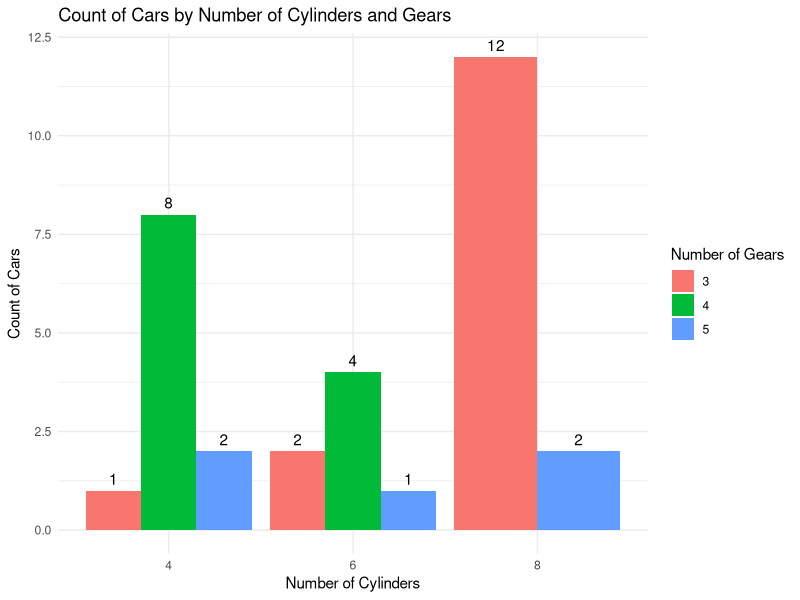
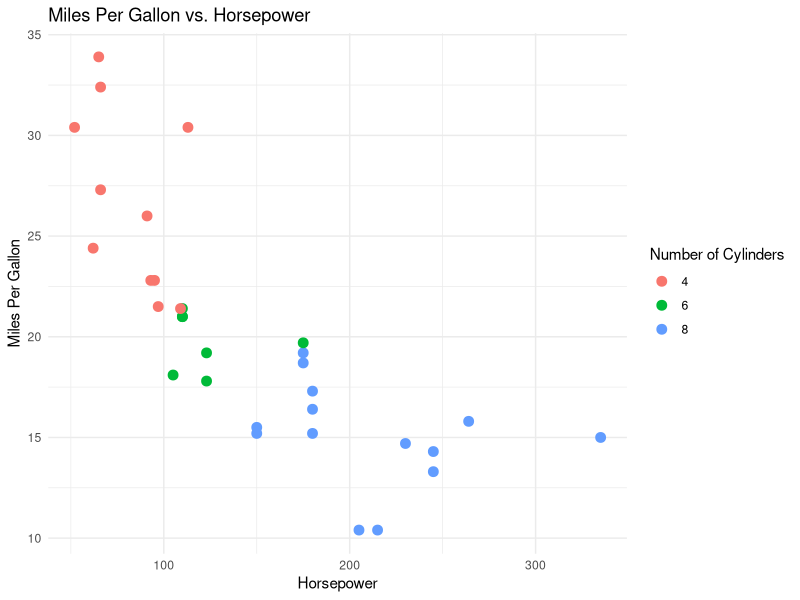
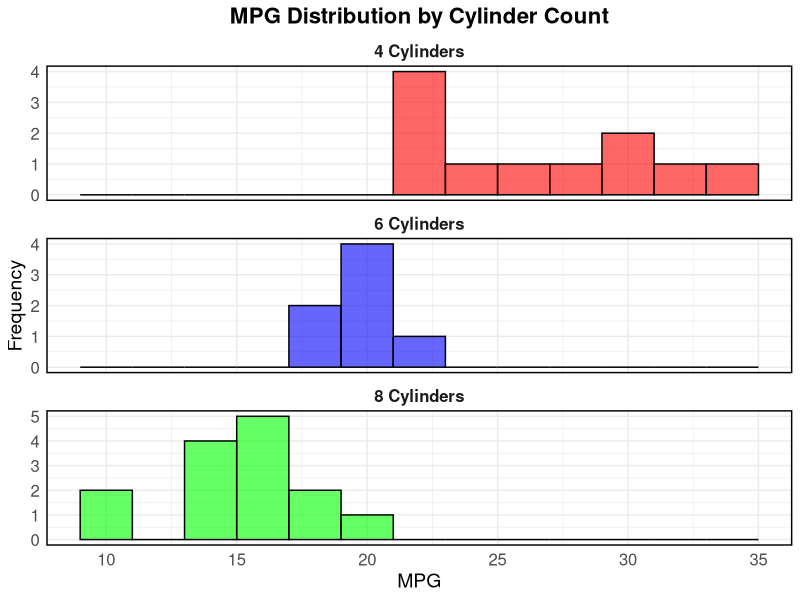
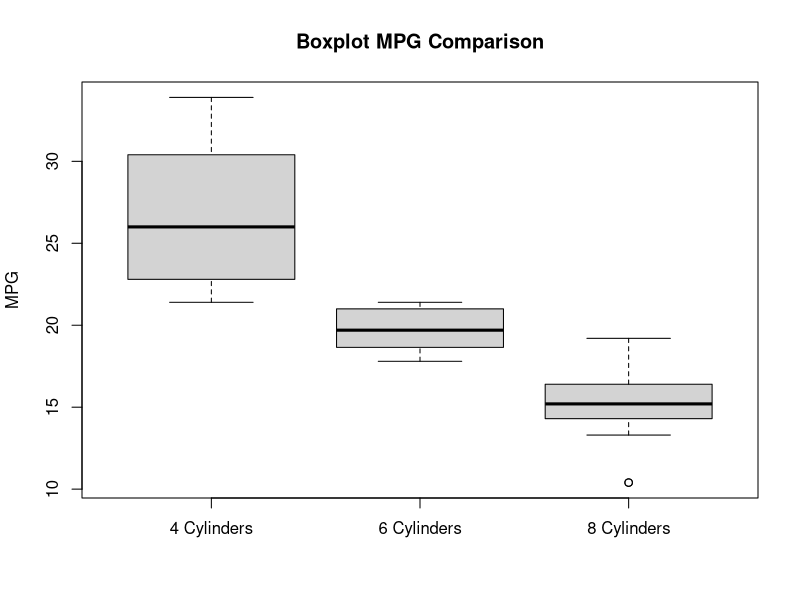
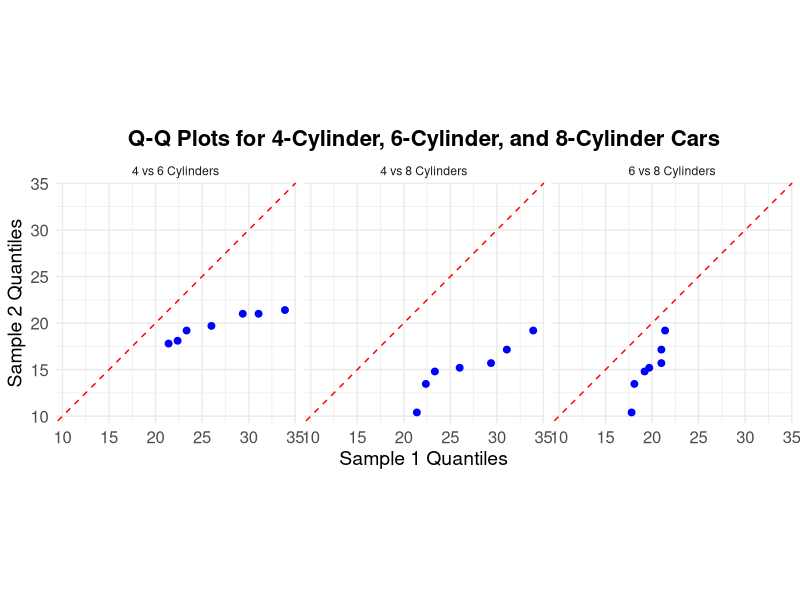

R code for these plots, in order:
## ---- chunk 1
#| label: load-packages
#| message: false
#| warning: false
#| echo: false
#| include: false
# options(repos = c(CRAN = "https://cran.rstudio.com/"))

# Suppress messages and warnings
suppressMessages(suppressWarnings({
  # capture.output(install.packages("e1071", quiet = TRUE))
  # capture.output(install.packages("emmeans", quiet = TRUE))
  library(tidyverse)
  library(e1071)
  library(tibble)
  library(gridExtra)
  library(emmeans)
}))
## ---- chunk 2
#| label: data-preparation
#| echo: false
#| message: false
# View the structure of the cars dataset
str(mtcars)

## ---- chunk 3
#| label: summary
#| echo: false
#| message: false
# Summarize each variable in the dataset
summary(mtcars)
## ---- chunk 4
#| label: plot-counts
#| echo: false
#| message: false
#| fig-cap: "Cars by gears and cylinders"
# Create a bar plot to visualize the count of cars with different numbers of 
# cylinders
ggplot(mtcars, aes(x = factor(cyl), fill = factor(gear))) +
  geom_bar(position = "dodge") +
  geom_text(stat = "count", aes(label = after_stat(count)), vjust = -0.5, position = position_dodge(0.9)) +
  labs(
    title = "Count of Cars by Number of Cylinders and Gears",
    x = "Number of Cylinders",
    y = "Count of Cars",
    fill = "Number of Gears"
  ) +
  theme_minimal()
## ---- chunk 5
#| label: plot-mtcars
#| echo: false
#| message: false
#| fig-cap: "mpg v.s hp"
# Create a scatter plot of mpg vs. hp, colored by the number of cylinders
ggplot(mtcars, aes(x = hp, y = mpg, color = factor(cyl))) +
  geom_point(size = 3) +
  labs(
    title = "Miles Per Gallon vs. Horsepower",
    x = "Horsepower",
    y = "Miles Per Gallon",
    color = "Number of Cylinders"
  ) +
  theme_minimal()

# On this graph the x contains the horse power, y the miles per galon and 
# the color is the number of cilinders
## ---- chunk 6
#| label: histograms
#| echo: false
#| message: false
#| fig-cap: "Histogram 4-cylinder vs 6-cylinder vs 8-cylinder"

# Extract the mpg values for cars with 4, 6, and 8 cylinders
mpg_4_cyl <- mtcars$mpg[mtcars$cyl == 4]
mpg_6_cyl <- mtcars$mpg[mtcars$cyl == 6]
mpg_8_cyl <- mtcars$mpg[mtcars$cyl == 8]

# Create a combined data frame
mpg_data <- data.frame(
  mpg = c(mpg_4_cyl, mpg_6_cyl, mpg_8_cyl),
  cylinders = factor(rep(c("4 Cylinders", "6 Cylinders", "8 Cylinders"), c(length(mpg_4_cyl), length(mpg_6_cyl), length(mpg_8_cyl))))
)

# Plot faceted histograms with more defined lines and borders
ggplot(mpg_data, aes(x = mpg, fill = cylinders)) +
  geom_histogram(color = "black", alpha = 0.6, binwidth = 2) +
  facet_wrap(~ cylinders, ncol = 1, scales = "free_y") +
  labs(title = "MPG Distribution by Cylinder Count", x = "MPG", y = "Frequency") +
  scale_fill_manual(values = c("red", "blue", "green")) +
  theme_minimal() +
  theme(
    strip.text = element_text(size = 12, face = "bold"),
    plot.title = element_text(hjust = 0.5, size = 16, face = "bold"),
    axis.title = element_text(size = 14),
    axis.text = element_text(size = 12),
    legend.position = "none",
    panel.border = element_rect(color = "black", fill = NA, size = 1)
  )
## ---- chunk 7
#| label: boxplot
#| echo: false
#| message: false
#| fig-cap: "Boxplot 4-cylinder vs 6 cylinder vs 8 cylinder"

# Boxplot
boxplot(mpg_4_cyl, mpg_6_cyl, mpg_8_cyl, names = c("4 Cylinders", "6 Cylinders", "8 Cylinders"), main = "Boxplot MPG Comparison", ylab = "MPG")
## ---- chunk 8
#| label: q-q-plot
#| echo: false
#| message: false
#| fig-cap: "Q-Q Plots for 4-Cylinder, 6-Cylinder, and 8-Cylinder Cars"

# Extract the mpg values for cars with 4, 6, and 8 cylinders
mpg_4_cyl <- mtcars$mpg[mtcars$cyl == 4]
mpg_6_cyl <- mtcars$mpg[mtcars$cyl == 6]
mpg_8_cyl <- mtcars$mpg[mtcars$cyl == 8]

# Calculate the minimum length for quantiles
min_length <- min(length(mpg_4_cyl), length(mpg_6_cyl), length(mpg_8_cyl))

# Create a combined data frame for Q-Q plots
qq_data <- data.frame(
  sample1 = c(quantile(mpg_4_cyl, probs = seq(0, 1, length.out = min_length)),
              quantile(mpg_4_cyl, probs = seq(0, 1, length.out = min_length)),
              quantile(mpg_6_cyl, probs = seq(0, 1, length.out = min_length))),
  sample2 = c(quantile(mpg_6_cyl, probs = seq(0, 1, length.out = min_length)),
              quantile(mpg_8_cyl, probs = seq(0, 1, length.out = min_length)),
              quantile(mpg_8_cyl, probs = seq(0, 1, length.out = min_length))),
  group = rep(c("4 vs 6 Cylinders", "4 vs 8 Cylinders", "6 vs 8 Cylinders"), each = min_length)
)

# Calculate limits for the plot based on the data
plot_limits <- range(c(qq_data$sample1, qq_data$sample2))

# Generate the Q-Q plot using ggplot2
ggplot(qq_data, aes(sample1, sample2)) +
  geom_point(color = "blue", size = 2) +
  geom_abline(slope = 1, intercept = 0, color = "red", linetype = "dashed") +
  facet_wrap(~ group, scales = "fixed") +
  labs(
    title = "Q-Q Plots for 4-Cylinder, 6-Cylinder, and 8-Cylinder Cars",
    x = "Sample 1 Quantiles",
    y = "Sample 2 Quantiles"
  ) +
  coord_fixed(ratio = 1, xlim = plot_limits, ylim = plot_limits) +
  theme_minimal() +
  theme(
    plot.title = element_text(hjust = 0.5, size = 16, face = "bold"),
    axis.title = element_text(size = 14),
    axis.text = element_text(size = 12)
  )
## ---- chunk 9
### Assessing skewness and kurtosis
#| label: skewness and kurtosis
#| echo: true
#| message: false

# Calculate skewness and kurtosis for mpg_4_cyl
skewness_4_cyl <- skewness(mpg_4_cyl)
kurtosis_4_cyl <- kurtosis(mpg_4_cyl)

# Calculate skewness and kurtosis for mpg_6_cyl
skewness_6_cyl <- skewness(mpg_6_cyl)
kurtosis_6_cyl <- kurtosis(mpg_6_cyl)

# Calculate skewness and kurtosis for mpg_8_cyl
skewness_8_cyl <- skewness(mpg_8_cyl)
kurtosis_8_cyl <- kurtosis(mpg_8_cyl)

# Print the results
cat("Skewness for mpg_4_cyl:", skewness_4_cyl, "\n")
cat("Kurtosis for mpg_4_cyl:", kurtosis_4_cyl, "\n")
cat("Skewness for mpg_6_cyl:", skewness_6_cyl, "\n")
cat("Kurtosis for mpg_6_cyl:", kurtosis_6_cyl, "\n")
cat("Skewness for mpg_8_cyl:", skewness_8_cyl, "\n")
cat("Kurtosis for mpg_8_cyl:", kurtosis_8_cyl, "\n")
## ---- chunk 10
#| label: shapiro wilk
#| echo: true
#| message: false
# Perform Shapiro-Wilk normality test
shapiro.test(mpg_4_cyl)
shapiro.test(mpg_6_cyl)
shapiro.test(mpg_8_cyl)
## ---- chunk 11
#| label: welchs anova
#| echo: false
#| message: false

# Extract the mpg values for cars with 4, 6, and 8 cylinders
mpg_4_cyl <- mtcars$mpg[mtcars$cyl == 4]
mpg_6_cyl <- mtcars$mpg[mtcars$cyl == 6]
mpg_8_cyl <- mtcars$mpg[mtcars$cyl == 8]

# Combine the data into a single data frame
mpg_data <- data.frame(
  mpg = c(mpg_4_cyl, mpg_6_cyl, mpg_8_cyl),
  cylinders = factor(rep(c("4", "6", "8"), c(length(mpg_4_cyl), length(mpg_6_cyl), length(mpg_8_cyl))))
)

# Perform Welch's ANOVA
welch_anova_result <- oneway.test(mpg ~ cylinders, data = mpg_data, var.equal = FALSE)

# Print the result
print(welch_anova_result)

# Estimate marginal means and pairwise comparisons
emm <- emmeans(lm(mpg ~ cylinders, data = mpg_data), ~ cylinders)
pairwise_comparisons <- contrast(emm, method = "pairwise")

# Print the estimated marginal means
print(emm)

# Print the pairwise comparisons with confidence intervals
print(pairwise_comparisons)

## ---- chunk 12
#| label: satterthwaite-dof
#| echo: true
#| message: false
#| warning: false

# Sample sizes
n1 <- length(mpg_4_cyl)
n2 <- length(mpg_6_cyl)

# Sample variances

s1_sq <- var(mpg_4_cyl)
s2_sq <- var(mpg_6_cyl)

# Satterthwaite degrees of freedom
numerator <- (s1_sq / n1 + s2_sq / n2)^2
denominator <- ((s1_sq / n1)^2 / (n1 - 1)) + ((s2_sq / n2)^2 / (n2 - 1))
df <- numerator / denominator

# Print the result
df
